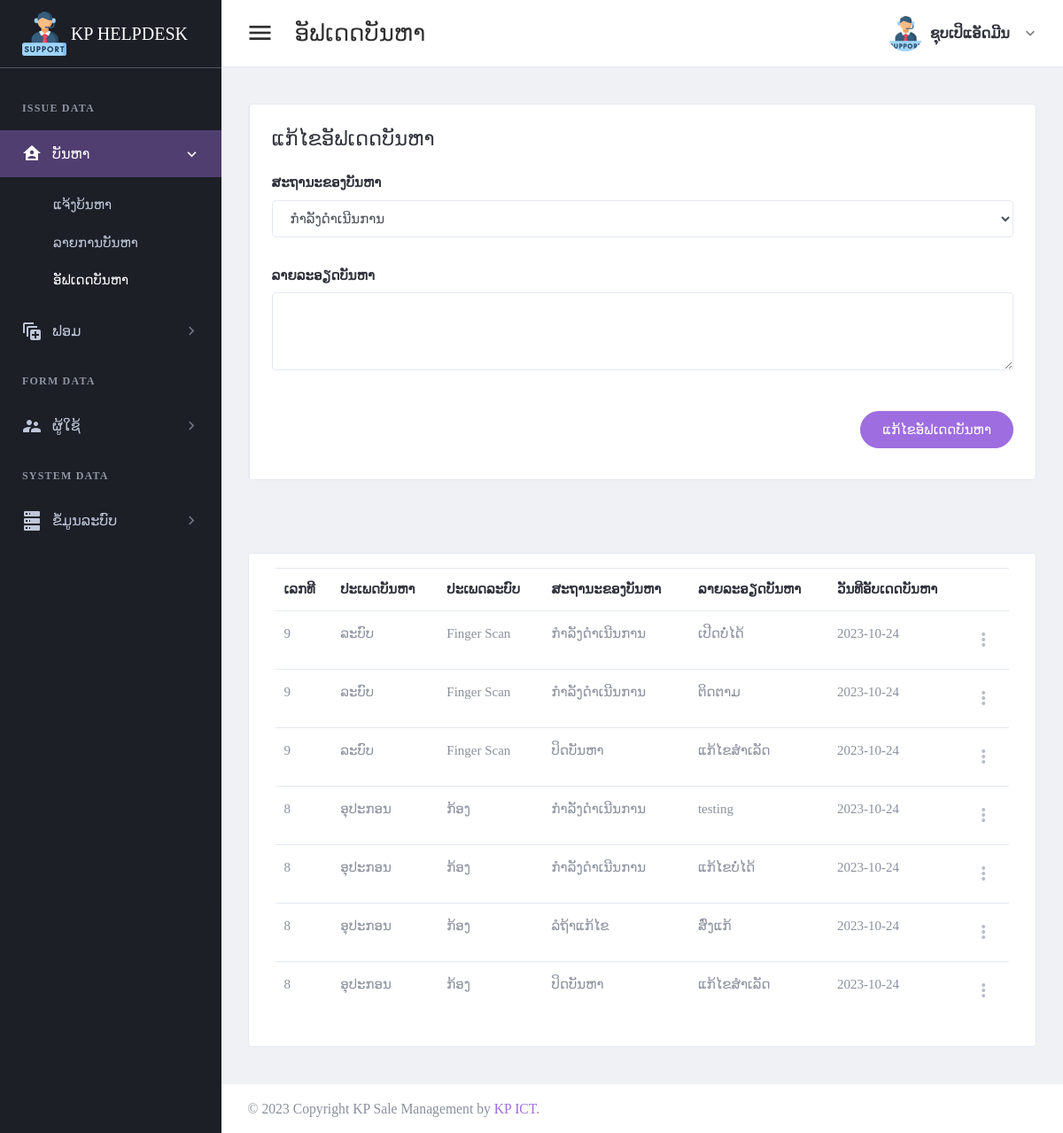
Page /page/edit-issue-history.php (signed in) on the earlier database version.
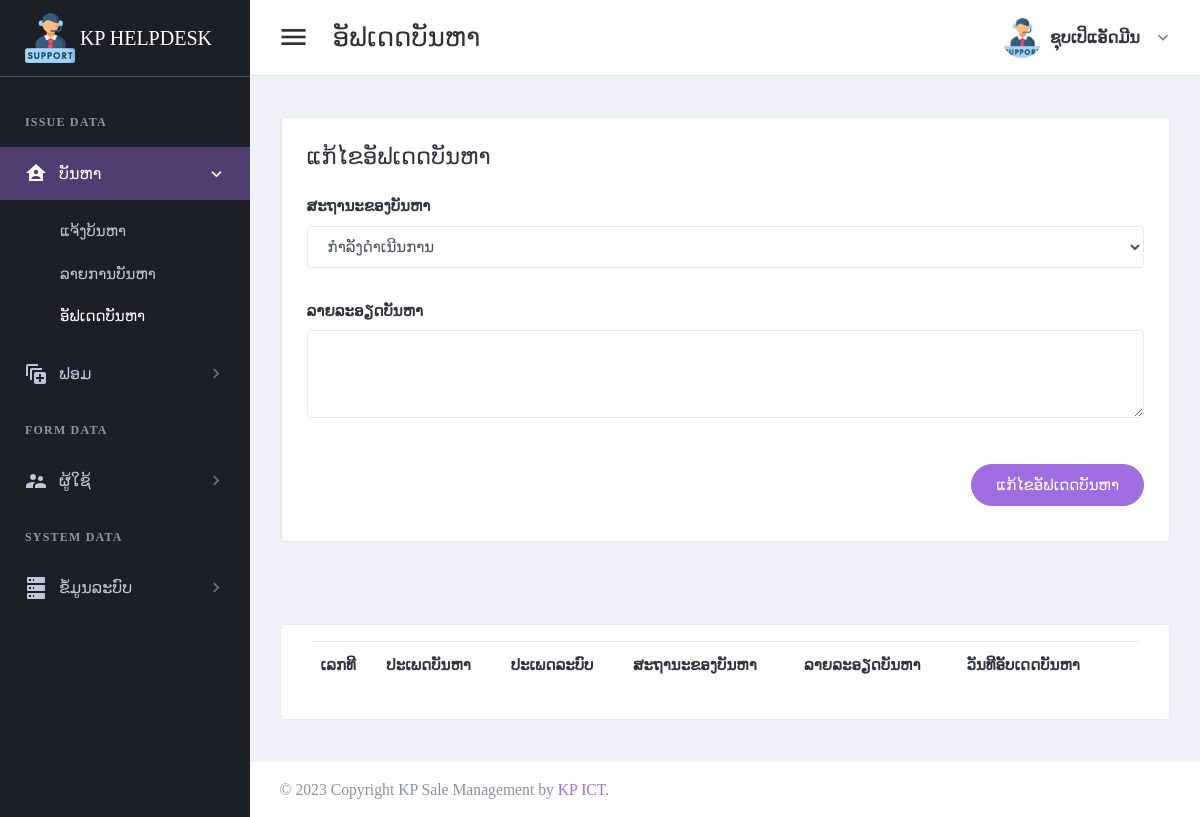
Same page on the later database version.
### tables this page shows
CREATE TABLE `tbl_header_title` (
  `ht_id` int(11) NOT NULL,
  `ht_name` varchar(300) DEFAULT NULL
);

CREATE TABLE `tbl_sub_title` (
  `st_id` int(11) NOT NULL,
  `st_name` varchar(300) DEFAULT NULL,
  `icon_code` varchar(100) DEFAULT NULL,
  `ht_id` int(11) DEFAULT NULL
);

CREATE TABLE `tbl_page_title` (
  `pt_id` int(11) NOT NULL,
  `pt_name` varchar(300) DEFAULT NULL,
  `ptf_name` varchar(100) DEFAULT NULL,
  `st_id` int(11) DEFAULT NULL
);

CREATE TABLE `tbl_issue_history` (
  `ih_id` int(11) NOT NULL,
  `ir_id` int(11) DEFAULT NULL,
  `ir_state` int(11) DEFAULT NULL,
  `ih_detail` text DEFAULT NULL,
  `update_by` int(11) DEFAULT NULL,
  `update_date` date DEFAULT NULL
);

CREATE TABLE `tbl_issue_category` (
  `isc_id` int(11) NOT NULL,
  `isc_name` varchar(50) DEFAULT NULL
);

CREATE TABLE `tbl_issue_type` (
  `ist_id` int(11) NOT NULL,
  `isc_id` int(11) DEFAULT NULL,
  `ist_name` varchar(150) DEFAULT NULL
);

CREATE TABLE `tbl_issue_status` (
  `is_id` int(11) NOT NULL,
  `is_name` varchar(300) DEFAULT NULL
);

### setting/checksession.php (called while the page is built, shortened)
<?php
	if($_SESSION['id_users'] == "" )
	{
	header("location:logout.php");
	}
	  else{
		$role_id = $_SESSION["role_id"];
	}
?>

### page/edit-issue-history.php (the view, shortened to what the changed rows need)
<?php
include("../setting/checksession.php");
include("../setting/conn.php");
$header_name = "ອັຟເດດບັນຫາ";
$header_click = "1";
?>
<!DOCTYPE html>
<html lang="en" dir="ltr">
<head>
    <?php
    include("../setting/callcss.php");
    ?>
</head>
<body class="navbar-fixed sidebar-fixed" id="body">
    <div class="wrapper">
        <?php include "menu.php"; ?>
        <div class="page-wrapper">
            <div class="content-wrapper">
                <div class="content">
                    <div class="card card-default">
                        <div class="card-body">
                            <table id="productsTable" class="table table-hover table-product" style="width:100%">
                                <thead>
                                <tr>
                                        <th>ເລກທີ</th>
                                        <th>ປະເພດບັນຫາ</th>
                                        <th>ປະເພດລະບົບ</th>
                                        <th>ສະຖານະຂອງບັນຫາ </th>
                                        <th>ລາຍລະອຽດບັນຫາ</th>
                                        <th>ວັນທີອັບເດດບັນຫາ</th>
                                        <th></th>
                                    </tr>
                                </thead>
                                <tbody>
                                    <?php
                                    $stmt4 = $conn->prepare("SELECT a.ir_id,isc_name,ist_name,is_name ,ih_detail,update_date FROM tbl_issue_history a
                                    left join tbl_issue_request e on a.ir_id = e.ir_id
                                    left join tbl_issue_type b on e.ist_id = b.ist_id
                                    left join tbl_issue_category c on b.isc_id = c.isc_id
                                    left join tbl_issue_status d on a.ir_state = d.is_id order by ir_id desc; ");
                                    $stmt4->execute();
                                    if ($stmt4->rowCount() > 0) {
                                        while ($row4 = $stmt4->fetch(PDO::FETCH_ASSOC)) {
                                            $ir_id = $row4['ir_id'];
                                            $isc_name = $row4['isc_name'];
                                            $ist_name = $row4['ist_name'];
                                            $is_name = $row4['is_name'];
                                            $ih_detail = $row4['ih_detail'];
                                            $update_date = $row4['update_date'];
                                    ?>
                                            <tr>
                                                <td><?php echo "$ir_id"; ?></td>
                                                <td><?php echo "$isc_name"; ?></td>
                                                <td><?php echo "$ist_name"; ?></td>
                                                <td><?php echo "$is_name"; ?></td>
                                                <td><?php echo "$ih_detail"; ?></td>
                                                <td><?php echo "$update_date"; ?></td>
                                                <td>
                                                    <div class="dropdown">
                                                        <a class="dropdown-toggle icon-burger-mini" href="#" role="button" id="dropdownMenuLink" data-toggle="dropdown" aria-haspopup="true" aria-expanded="false" data-display="static">
                                                        </a>
                                                    </div>
                                                </td>
                                            </tr>
                                    <?php
                                        }
                                    }
                                    ?>
                                </tbody>
                            </table>
                        </div>
                    </div>
                </div>
            </div>
        </div>
    </div>
</body>
</html>

### page/menu.php (shortened to what the changed rows need)
<aside class="left-sidebar sidebar-dark" id="left-sidebar">
  <div id="sidebar" class="sidebar sidebar-with-footer">
    <div class="sidebar-left" data-simplebar style="height: 100%;">
      <ul class="nav sidebar-inner" id="sidebar-menu">
        <?php
        $stmt = $conn->prepare(" SELECT distinct a.ht_id,ht_name
        FROM tbl_header_title a
        left join tbl_role_page b on a.ht_id = b.ht_id
        where role_id ='$role_id'
        order by  a.ht_id asc ");
        $stmt->execute();
        if ($stmt->rowCount() > 0) {
          while ($row = $stmt->fetch(PDO::FETCH_ASSOC)) {
            $ht_id = $row['ht_id'];
            $ht_name = $row['ht_name'];
        ?>
            <li class="section-title"> <?php echo "$ht_name"; ?></li>
            <?php
            $stmt1 = $conn->prepare("SELECT distinct a.st_id,st_name,role_id,icon_code
            FROM tbl_sub_title a
            left join tbl_role_page b on a.st_id = b.st_id
            where a.ht_id = '$ht_id' and role_id ='$role_id'
            order by a.st_id asc ");
            $stmt1->execute();
            if ($stmt1->rowCount() > 0) {
              while ($row1 = $stmt1->fetch(PDO::FETCH_ASSOC)) {
                $st_name = $row1['st_name'];
                $st_id = $row1['st_id'];
                $icon_code = $row1['icon_code'];
            ?>
                <li class='has-sub <?php if ($header_click == "$st_id") {  echo "active expand"; } ?>'>
                  <a class="sidenav-item-link" href="javascript:void(0)" data-toggle="collapse" data-target='#<?php echo "$st_name"; ?>' aria-expanded="false" aria-controls="<?php echo "$st_name"; ?>">
                    <i class="mdi <?php echo"$icon_code";?>"></i>
                    <span class="nav-text"> <?php echo "$st_name"; ?> </span> <b class="caret"></b>
                  </a>
                  <ul class='collapse <?php if ($header_click == "$st_id" ) { echo "show"; } ?>' id="<?php echo "$st_name"; ?>" data-parent="#sidebar-menu">
                    <div class="sub-menu">
                      <?php
                      $stmt2 = $conn->prepare(" SELECT pt_name,ptf_name
                      FROM tbl_page_title a
                      left join tbl_role_page b on a.pt_id = b.pt_id
                      where a.st_id = '$st_id' and role_id ='$role_id'
                      order by a.pt_id asc ");
                      $stmt2->execute();
                      if ($stmt2->rowCount() > 0) {
                        while ($row2 = $stmt2->fetch(PDO::FETCH_ASSOC)) {
                          $pt_name = $row2['pt_name'];
                      ?>
                          <li class="<?php if ($header_name ==  $row2['pt_name']) { echo "active"; } ?>">
                            <a class="sidenav-item-link" href='<?php echo $row2['ptf_name'] ?>'>
                              <span class="nav-text"><?php echo"$pt_name";?></span>
                            </a>
                          </li>
                      <?php
                        }
                      }
                      ?>
                    </div>
                  </ul>
              <?php
              }
            }
              ?>
                </li>
            <?php
          }
        }
            ?>
      </ul>
    </div>
  </div>
</aside>

Differences in the rows shown:
removed tbl_issue_history: ir "9", tbl_issue_category.isc_name "ລະບົບ", tbl_issue_type.ist_name "Finger Scan", tbl_issue_status.is_name "ກຳລັງດຳເນີນການ", ih_detail "ເປີດບໍ່ໄດ້", update_date "2023-10-24"
removed tbl_issue_history: ir "9", tbl_issue_category.isc_name "ລະບົບ", tbl_issue_type.ist_name "Finger Scan", tbl_issue_status.is_name "ກຳລັງດຳເນີນການ", ih_detail "ຕິດຕາມ", update_date "2023-10-24"
removed tbl_issue_history: ir "9", tbl_issue_category.isc_name "ລະບົບ", tbl_issue_type.ist_name "Finger Scan", tbl_issue_status.is_name "ປິດບັນຫາ", ih_detail "ແກ້ໄຂສຳເລັດ", update_date "2023-10-24"
removed tbl_issue_history: ir "8", tbl_issue_category.isc_name "ອຸປະກອນ", tbl_issue_type.ist_name "ກ້ອງ", tbl_issue_status.is_name "ກຳລັງດຳເນີນການ", ih_detail "testing", update_date "2023-10-24"
removed tbl_issue_history: ir "8", tbl_issue_category.isc_name "ອຸປະກອນ", tbl_issue_type.ist_name "ກ້ອງ", tbl_issue_status.is_name "ກຳລັງດຳເນີນການ", ih_detail "ແກ້ໄຂບໍ່ໄດ້", update_date "2023-10-24"
removed tbl_issue_history: ir "8", tbl_issue_category.isc_name "ອຸປະກອນ", tbl_issue_type.ist_name "ກ້ອງ", tbl_issue_status.is_name "ລໍຖ້າແກ້ໄຂ", ih_detail "ສົ່ງແກ້", update_date "2023-10-24"
removed tbl_issue_history: ir "8", tbl_issue_category.isc_name "ອຸປະກອນ", tbl_issue_type.ist_name "ກ້ອງ", tbl_issue_status.is_name "ປິດບັນຫາ", ih_detail "ແກ້ໄຂສຳເລັດ", update_date "2023-10-24"
